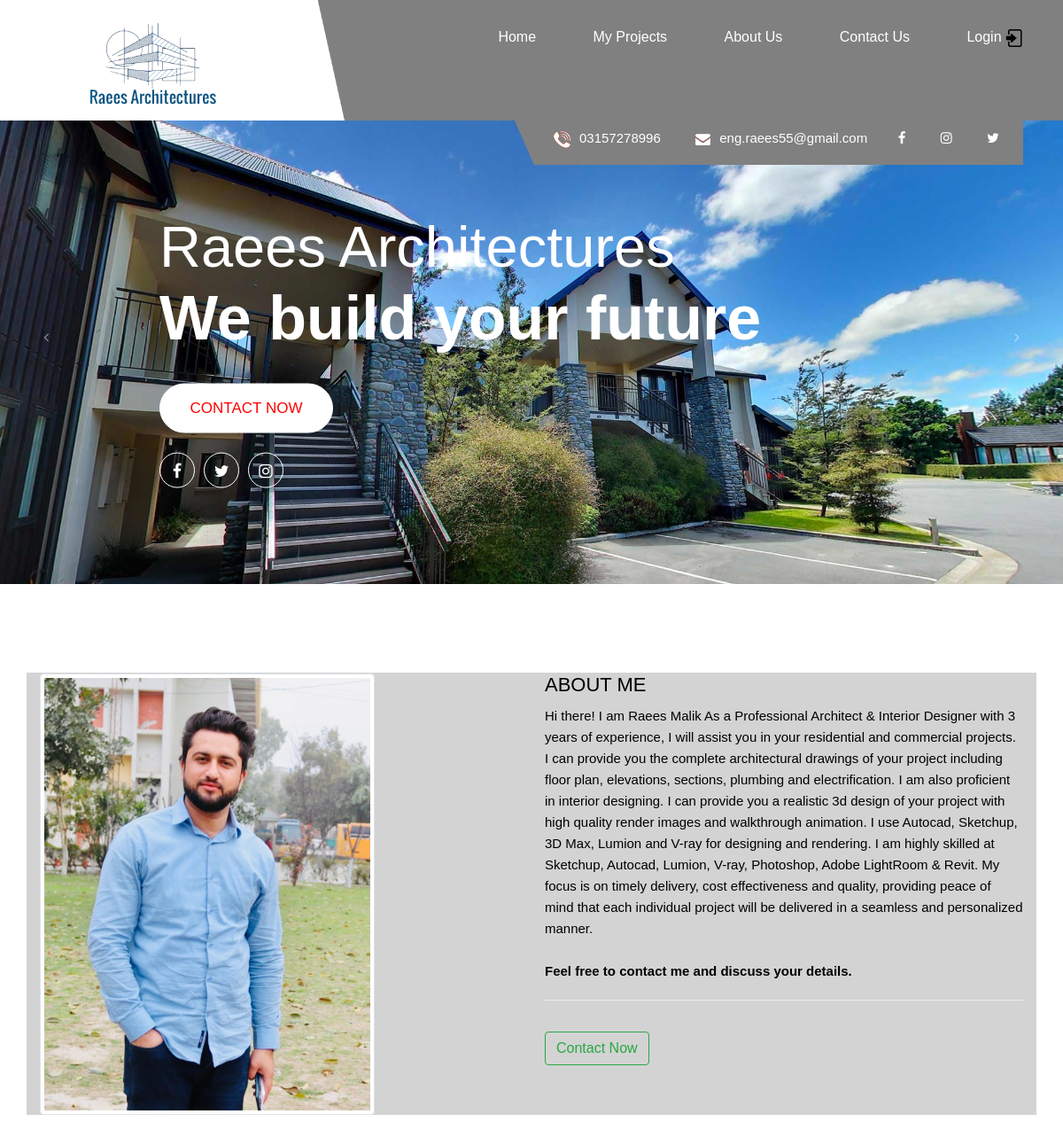
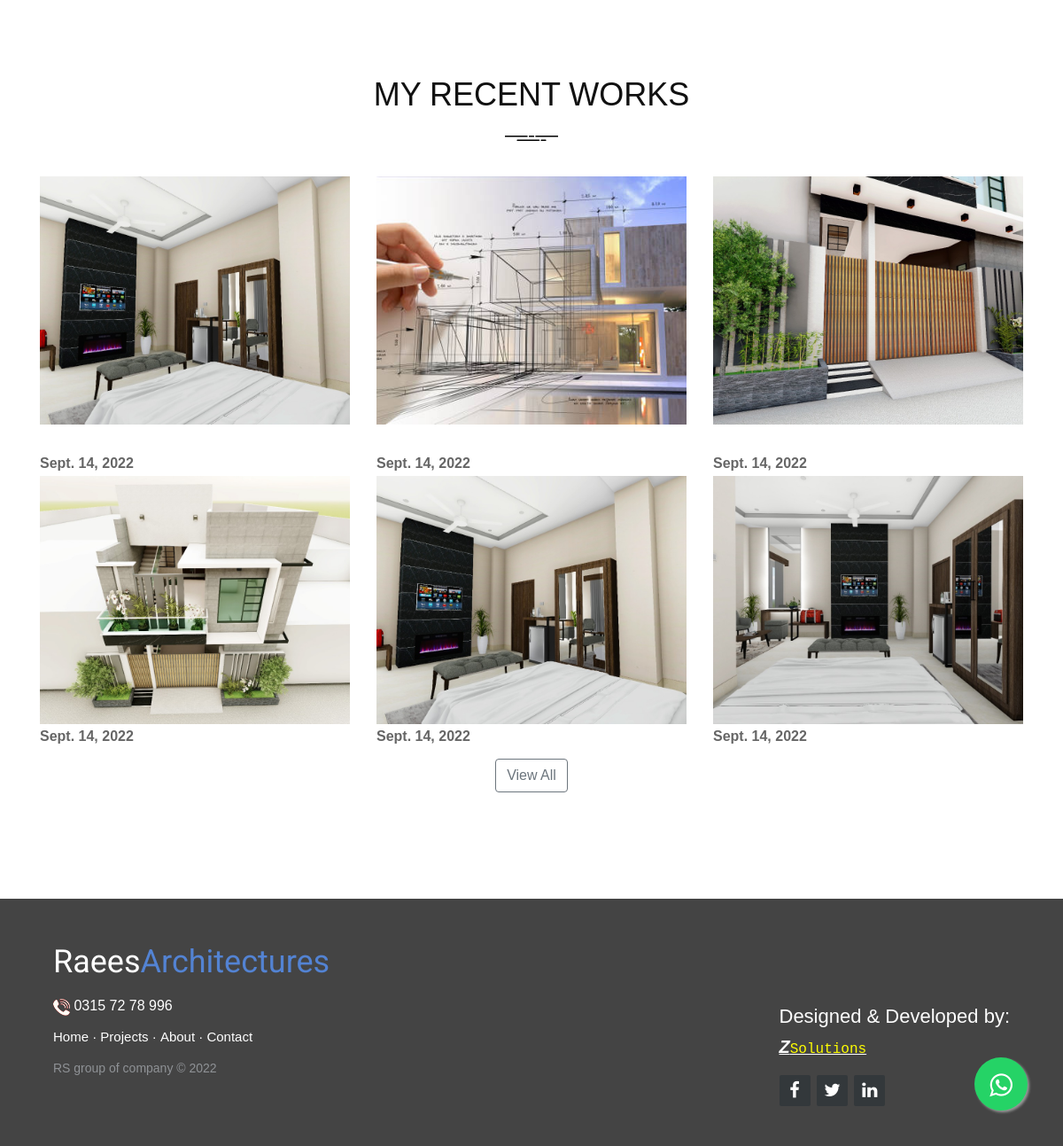
The page / on the database its author committed (2 pictures, top to bottom).
### architecture/models.py (models this page shows)
class SliderImage(models.Model):
    slider_image1 = models.ImageField(null=True, blank=True,  upload_to = 'images')
    slider_image2 = models.ImageField(null=True, blank=True,  upload_to = 'images')
    slider_image3 = models.ImageField(null=True, blank=True,  upload_to = 'images')

class AboutMe(models.Model):
    my_description = models.TextField(max_length=1500)
    my_image = models.ImageField(null=True, blank=True,  upload_to = 'images')

class Project(models.Model):
    title = models.CharField(max_length=100)
    description = models.TextField(max_length=1000)
    image1 = models.ImageField(null=True, blank=True,  upload_to = 'images')
    image2 = models.ImageField(null=True, blank=True,  upload_to = 'images')
    image3 = models.ImageField(null=True, blank=True,  upload_to = 'images')
    image4 = models.ImageField(null=True, blank=True,  upload_to = 'images')
    image5 = models.ImageField(null=True, blank=True,  upload_to = 'images')
    image6 = models.ImageField(null=True, blank=True,  upload_to = 'images')
    date = models.DateField()

### architecture/views.py (the view)
# urls.py: path('', views.homeView, name='index'),
def homeView(request):
    project = Project.objects.order_by('-date')[:6]
    aboutme = AboutMe.objects.all()
    slider = SliderImage.objects.all()
    return render(request, 'architecture/index.html', {'project':project, 'me':aboutme, 'slider':slider})

### architecture/templates/architecture/index.html (shortened to what this page needs)
{% load static %}
<!DOCTYPE html>
<html lang="en">
<head>
    <link rel="stylesheet" href="{% static 'architecture/css/bootstrap.min.css' %}">
    <link rel="stylesheet" href="{% static 'architecture/css/style.css' %}">
    <link rel="stylesheet" href="{% static 'architecture/css/responsive.css' %}">
    <link rel="stylesheet" href="{% static 'architecture/css/jquery.mCustomScrollbar.min.css' %}">
    <link rel="stylesheet" href="https://netdna.bootstrapcdn.com/font-awesome/4.0.3/css/font-awesome.css">
    <link rel="stylesheet" href="https://cdnjs.cloudflare.com/ajax/libs/font-awesome/4.7.0/css/font-awesome.min.css">
    <link rel="stylesheet" href="{% static 'architecture/css/owl.carousel.min.css' %}">
    <link rel="stylesheet" href="{% static 'architecture/css/owl.theme.default.min.css' %}">
    <link rel="stylesheet" href="https://cdnjs.cloudflare.com/ajax/libs/fancybox/2.1.5/jquery.fancybox.min.css" media="screen">
</head>
<body class="main-layout ">
    <header>
        <div class="header">
            <div class="container">
                <div class="row">
                    <div class="col-xl-3 col-lg-3 col-md-3 col-sm-3 col logo_section">
                        <div class="full">
                            <div class="center-desk">
                                <div class="logo">
                                    <a href="index.html"><img src="{% static 'architecture/images/logo1.png'%}" alt="#"></a>
                                </div>
                            </div>
                        </div>
                    </div>
                    <div class="col-xl-9 col-lg-9 col-md-9 col-sm-9">
                        <div class="menu-area">
                            <div class="limit-box">
                                <nav class="main-menu">
                                    <ul class="menu-area-main">
                                        <li class="active"> <a href="{% url 'index' %}">Home</a> </li>
                                        <li> <a href="{% url 'myprojects' %}">My Projects</a> </li>
                                        <li><a href="{% url 'aboutus' %}">About Us</a></li>
                                        <li><a href="{% url 'contact' %}">Contact Us</a></li>
                                        <li><a href="{% url 'login' %}">Login <img src="{% static 'architecture/images/login.ico' %}" style="width:20px;" ></a></li>
                                    </ul>
                                </nav>
                            </div>
                        </div>
                    </div>
                    <div class="col-md-6 offset-md-6">
                        <div class="location_icon_bottum">
                            <ul>
                                <li><img src="{% static 'architecture/icon/call.png' %}" />03157278996</li>
                                <li><a href=""><span style="color: white; margin-left: 15px;"><img src="{% static 'architecture/icon/email.png' %}"/>eng.raees55@gmail.com</span></a></li>
                                <li><a href=""><span style="color: white; margin-left: 10px;"><i class="fa fa-facebook"></i></span></a></li>
                                <li><a href=""><span style="color: white; margin-left: 15px;"><i class="fa fa-instagram"></i></span></a></li>
                                <li><a href=""><span style="color: white; margin-left: 15px;"><i class="fa fa-twitter"></i></span></a></li>
                            </ul>
                        </div>
                    </div>
                </div>
            </div>
        </div>
    </header>
    <section class="slider_section">
        <div id="myCarousel" class="carousel slide banner-main" data-ride="carousel">
            <div class="carousel-inner">
                {% for slides in slider %}
                <div class="carousel-item active">
                    <img class="first-slide" src="{{slides.slider_image1.url}}" alt="First slide">
                    <div class="container">
                        <div class="carousel-caption relative">
                            <span>Raees Architectures </span>
                            <h1>We build your future</h1>
                            <br>
                            <a class="buynow" href="{% url 'contact'%}">Contact Now</a>
                            <ul class="social_icon">
                                <li> <a href="#"><i class="fa fa-facebook-f"></i></a></li>
                                <li> <a href="#"><i class="fa fa-twitter"></i></a></li>
                                <li> <a href="#"><i class="fa fa-instagram"></i></a></li>
                            </ul>
                        </div>
                    </div>
                </div>
                {% endfor %}
            </div>
            <a class="carousel-control-prev" href="#myCarousel" role="button" data-slide="prev">
                <i class='fa fa-angle-left'></i>
            </a>
            <a class="carousel-control-next" href="#myCarousel" role="button" data-slide="next">
                <i class='fa fa-angle-right'></i>
            </a>
        </div>
    </section>
    <div class="best-features about-features">
      <div class="container">
        <div class="row">
          <div class="col-md-12">
          </div>
          <div class="col-md-6">
            {% for data in me%}
            <div class="DP">
                <img src="{{data.my_image.url}}" class="img-thumbnail" alt="...">
            </div>
          </div>
          <div class="col-md-6">
            <div class="left-content">
              <h2 style="color: black;">ABOUT ME</h2>
                <p>{{data.my_description}}
                    {% endfor %}
                                <br><br>
                    <span style="font-weight: bold;">Feel free to contact me and discuss your details.</span> <br>
                </p>
             </div>
            <a href="{% url 'contact' %}"><button type="button" class="btn btn-outline-success" style="margin-top: 10px;">Contact Now</button></a>
          </div>
        </div>
      </div>
    </div>
  <section id="portfolio" class="site-section section-portfolio" style="user-select: none;">
            <div class="container">
                <div class="text-center">
                    <h3>My recent Works</h3>
                    <img src="{% static 'architecture/images/lines.svg' %}" class="img-lines" alt="lines">
                </div>
                <div class="row">
                    {% for p in project %}
                    <div class="col-md-4 col-xs-6">
                        <div class="portfolio-item">
                            <img src="{{p.image1.url}}" class="img-res" alt="">
                        </div>  <b>{{p.date}}</b>
                    </div>
                    {% endfor %}
                </div>
            </div>
            <div class="row justify-content-center align-items-center">
                <a href="{% url 'myprojects' %}"><button type="button" class="btn btn-outline-secondary">View All</button></a>
            </div>
        </section>
        <a href="https://api.whatsapp.com/send?phone=923139354465" class="float" target="_blank">
            <i class="fa fa-whatsapp my-float"></i>
            </a>
        <footer class="footer-distributed">
            <div class="footer-left">
                <h3>Raees<span>Architectures</span></h3>
                <h4><li><img src="{% static 'architecture/icon/call.png' %}" /> <span style="color: white;"> 0315 72 78 996</span></li></h4>
                <p class="footer-links">
                    <a href="{% url 'index' %}">Home</a>
                    ·
                    <a href="{% url 'myprojects'%}">Projects</a>
                    ·
                    <a href="{% url 'aboutus' %}">About</a>
                    ·
                    <a href="{% url 'contact'%}">Contact</a>
                </p>
                <p class="footer-company-name">RS group of company © 2022</p>
            </div>
            <div class="footer-right">
                <h2><span class="developeby">Designed & Developed by:</span></h2>
                <h4 style="text-decoration: underline; text-decoration-color: white"><span class="zakir"><b style="font-size: 20px; font-style: italic;">Z</b><span style="color: yellow; font-family: 'Courier New', Courier, monospace;">Solutions</span> </span></h4>
                <div class="footer-icons">
                    <a href="https://www.facebook.com/zakirullah111"><i class="fa fa-facebook"></i></a>
                    <a href="https://wa.me/03048334500"><i class="fa fa-twitter"></i></a>
                    <a href="https://www.linkedin.com/in/zakir-ullah-137b73201"><i class="fa fa-linkedin"></i></a>
                </div>
            </div>
        </footer>
</body>
</html>

### rows shown on the page
SliderImage: slider_image1 (picture)
AboutMe: my_image (picture), my_description "Hi there! I am Raees Malik As a Professional Architect & Interior Designer with 3 years of experience, I will assist you in your residential and commercial projects. I can provide you the complete architectural drawings of your project including floor plan, elevations, sections, plumbing and electrification. I am also proficient in interior designing. I can provide you a realistic 3d design of your project with high quality render images and walkthrough animation. I use Autocad, Sketchup, 3D Max, Lumion and V-ray for designing and rendering. I am highly skilled at Sketchup, Autocad, Lumion, V-ray, Photoshop, Adobe LightRoom & Revit. My focus is on timely delivery, cost effectiveness and…"
Project: image1 (picture), date "Sept. 14, 2022"
Project: image1 (picture), date "Sept. 14, 2022"
Project: image1 (picture), date "Sept. 14, 2022"
Project: image1 (picture), date "Sept. 14, 2022"
Project: image1 (picture), date "Sept. 14, 2022"
Project: image1 (picture), date "Sept. 14, 2022"
